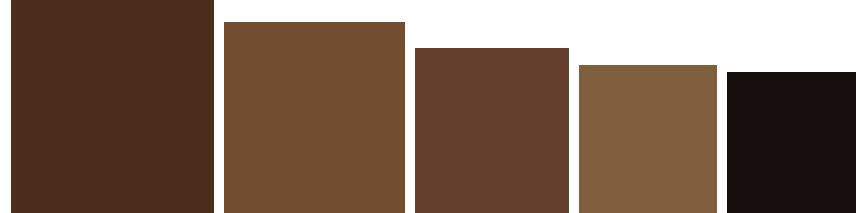

Here is the Python script that generated this plot:
#!/usr/bin/env python
# -*- coding: utf-8 -*-
#
#  palette.py
#  palette_detect
#

"""
Detect the main colors used in an image.
"""
import colorsys
import matplotlib.colors as colors
import multiprocessing
import sys
from PIL import Image, ImageChops, ImageDraw
from collections import Counter, namedtuple
from colormath.color_objects import RGBColor
from operator import itemgetter, mul, attrgetter
import numpy as np
import scipy

from scipy.misc import imread

import config


Color = namedtuple('Color', ['value', 'prominence'])
Palette = namedtuple('Palette', 'colors bgcolor')
Histogram = namedtuple('Histogram', 'colors bgcolor')


def color_stream_st(istream=sys.stdin, save_palette=False, **kwargs):
    """
    Read filenames from the input stream and detect their palette.
    """
    for line in istream:
        filename = line.strip()
        try:
            palette = extract_colors(filename, **kwargs)

        except Exception, e:
            print >> sys.stderr, filename, e
            continue

        print_colors(filename, palette)
        if save_palette:
            save_palette_as_image(filename, palette)


def color_stream_mt(istream=sys.stdin, n=config.N_PROCESSES, **kwargs):
    """
    Read filenames from the input stream and detect their palette using
    multiple processes.
    """
    queue = multiprocessing.Queue(1000)
    lock = multiprocessing.Lock()

    pool = [multiprocessing.Process(target=color_process, args=(queue, lock),
            kwargs=kwargs) for i in xrange(n)]
    for p in pool:
        p.start()

    block = []
    for line in istream:
        block.append(line.strip())
        if len(block) == config.BLOCK_SIZE:
            queue.put(block)
            block = []
    if block:
        queue.put(block)

    for i in xrange(n):
        queue.put(config.SENTINEL)

    for p in pool:
        p.join()


def color_process(queue, lock):
    "Receive filenames and get the colors from their images."
    while True:
        block = queue.get()
        if block == config.SENTINEL:
            break

        for filename in block:
            try:
                palette = extract_colors(filename)
            except:  # TODO: it's too broad exception.
                continue
            lock.acquire()
            try:
                print_colors(filename, palette)
            finally:
                lock.release()


def distance(c1, c2):
    """
    Calculate the visual distance between the two colors.
    """
    return RGBColor(*c1).delta_e(RGBColor(*c2), method='cmc')


def rgb_to_hex(color):
    return '#%.02x%.02x%.02x' % color


def hex_to_rgb(color):
    assert color.startswith('#') and len(color) == 7
    return int(color[1:3], 16), int(color[3:5], 16), int(color[5:7], 16)

def extract_colors(
        filename_or_img, min_saturation=config.MIN_SATURATION,
        min_distance=config.MIN_DISTANCE, max_colors=config.MAX_COLORS,
        min_prominence=config.MIN_PROMINENCE, n_quantized=config.N_QUANTIZED, hist=False):
    """
    Determine what the major colors are in the given image.
    """
    if Image.isImageType(filename_or_img):
        im = filename_or_img
    else:
        im = Image.open(filename_or_img)

    # get point color count
    if im.mode != 'RGB':
        im = im.convert('RGB')
    im = autocrop(im, config.WHITE)  # assume white box
    im = im.convert(
        'P', palette=Image.ADAPTIVE, colors=n_quantized).convert('RGB')
    data = im.getdata()
    dist = Counter(data)
    n_pixels = mul(*im.size)

    # aggregate colors
    to_canonical = {config.WHITE: config.WHITE, config.BLACK: config.BLACK}
    aggregated = Counter({config.WHITE: 0, config.BLACK: 0})
    sorted_cols = sorted(dist.iteritems(), key=itemgetter(1), reverse=True)
    for c, n in sorted_cols:
        if c in aggregated:
            # exact match!
            aggregated[c] += n
        else:
            d, nearest = min((distance(c, alt), alt) for alt in aggregated)
            if d < min_distance:
                # nearby match
                aggregated[nearest] += n
                to_canonical[c] = nearest
            else:
                # no nearby match
                aggregated[c] = n
                to_canonical[c] = c

    # order by prominence
    colors = sorted(
        [Color(c, n / float(n_pixels)) for c, n in aggregated.iteritems()],
        key=attrgetter('prominence'), reverse=True)

    colors, bg_color = detect_background(im, colors, to_canonical)

    # keep any color which meets the minimum saturation
    sat_colors = [c for c in colors if meets_min_saturation(c, min_saturation)]
    if bg_color and not meets_min_saturation(bg_color, min_saturation):
        bg_color = None
    if sat_colors:
        colors = sat_colors
    else:
        # keep at least one color
        colors = colors[:1]

    # keep any color within 10% of the majority color
    color_list = []
    histogram = []
    color_count = 0

    for color in colors:
        if (color.prominence >= colors[0].prominence * min_prominence and color_count < max_colors):
            color_list.append(color)
            color_count += 1
        if (color_count >= max_colors and hist == False):
            break
        elif hist == True:
            histogram.append(color)

    if len(histogram)<5:
        result = Palette(color_list, bg_color)
    else:
        result = Palette(color_list, bg_color),Histogram(histogram, bg_color)

    return result

def hist(filename_or_img):
    if Image.isImageType(filename_or_img):
        im = filename_or_img
    else:
        im = Image.open(filename_or_img)

    hist = np.array(im.histogram())


    if hist.shape[0] > 257:
        R,G,B = np.split(hist,3)
        result = [R,G,B]
    else:
        print hist.shape
        result = hist

    return result

def hist_hsv(filename_or_img):
    img = scipy.misc.imread(filename_or_img)
    array = np.asarray(img)
    arr = (array.astype(float))/255.0
    img_hsv = colors.rgb_to_hsv(arr[...,:3])

    return img_hsv

def hist_2d():
    #see http://opencvpython.blogspot.dk/2013/03/histograms-3-2d-histograms.html
    import cv2
     
    img = cv2.imread('home.jpg')
    hsv = cv2.cvtColor(img,cv2.COLOR_BGR2HSV)
    hist = cv2.calcHist( [hsv], [0, 1], None, [180, 256], [0, 180, 0, 256] )
     
    plt.imshow(hist,interpolation = 'nearest')
    plt.show()

def norm_color(c):
    r, g, b = c
    return r / 255.0, g / 255.0, b / 255.0


def detect_background(im, colors, to_canonical):
    # more then half the image means background
    if colors[0].prominence >= config.BACKGROUND_PROMINENCE:
        return colors[1:], colors[0]

    # work out the background color
    w, h = im.size
    points = [
        (0, 0), (0, h / 2), (0, h - 1), (w / 2, h - 1), (w - 1, h - 1),
        (w - 1, h / 2), (w - 1, 0), (w / 2, 0)]
    edge_dist = Counter(im.getpixel(p) for p in points)

    (majority_col, majority_count), = edge_dist.most_common(1)
    if majority_count >= 3:
        # we have a background color
        canonical_bg = to_canonical[majority_col]
        bg_color, = [c for c in colors if c.value == canonical_bg]
        colors = [c for c in colors if c.value != canonical_bg]
    else:
        # no background color
        bg_color = None

    return colors, bg_color


def print_colors(filename, palette):
    colors = '%s\t%s\t%s' % (
        filename, ','.join(rgb_to_hex(c.value) for c in palette.colors),
        palette.bgcolor and rgb_to_hex(palette.bgcolor.value) or '')
    print(colors)
    sys.stdout.flush()


def save_palette_as_image(filename, palette):
    "Save palette as a PNG with labeled, colored blocks"
    output_filename = '%s_palette.png' % filename[:filename.rfind('.')]
    size = (80 * len(palette.colors), 80)
    im = Image.new('RGB', size)
    draw = ImageDraw.Draw(im)
    for i, c in enumerate(palette.colors):
        v = colorsys.rgb_to_hsv(*norm_color(c.value))[2]
        (x1, y1) = (i * 80, 0)
        (x2, y2) = ((i + 1) * 80 - 1, 79)
        draw.rectangle([(x1, y1), (x2, y2)], fill=c.value)
        if v < 0.6:
            # white with shadow
            draw.text((x1 + 4, y1 + 4), rgb_to_hex(c.value), (90, 90, 90))
            draw.text((x1 + 3, y1 + 3), rgb_to_hex(c.value))
        else:
            # dark with bright "shadow"
            draw.text((x1 + 4, y1 + 4), rgb_to_hex(c.value), (230, 230, 230))
            draw.text((x1 + 3, y1 + 3), rgb_to_hex(c.value), (0, 0, 0))

    im.save(output_filename, "PNG")

def save_size_palette_as_image(filename, palette):
    "Save palette as a PNG with labeled, colored blocks"
    output_filename = '%s_palette.png' % filename[:filename.rfind('.')]

    sizes = [i.prominence*2000.0 for i in palette.colors]

    x_size = np.sum(sizes)
    y_size = np.max(sizes)

    size = (int(x_size), int(y_size))
    im = Image.new('RGBA', size)
    draw = ImageDraw.Draw(im)

    x_pos = 0.0
    for i, c in enumerate(palette.colors):
        v = colorsys.rgb_to_hsv(*norm_color(c.value))[2]
        (x1, y1) = (x_pos+1, y_size)
        (x2, y2) = (x_pos+sizes[i], y_size-sizes[i])
        x_pos = x_pos + sizes[i]
        draw.rectangle([(x1, y1), (x2, y2)], fill=c.value)

    im.save(output_filename, "PNG")

def meets_min_saturation(c, threshold):
    return colorsys.rgb_to_hsv(*norm_color(c.value))[1] > threshold


def autocrop(im, bgcolor):
    "Crop away a border of the given background color."
    if im.mode != "RGB":
        im = im.convert("RGB")
    bg = Image.new("RGB", im.size, bgcolor)
    diff = ImageChops.difference(im, bg)
    bbox = diff.getbbox()
    if bbox:
        return im.crop(bbox)

    return im  # no contents, don't crop to nothing
